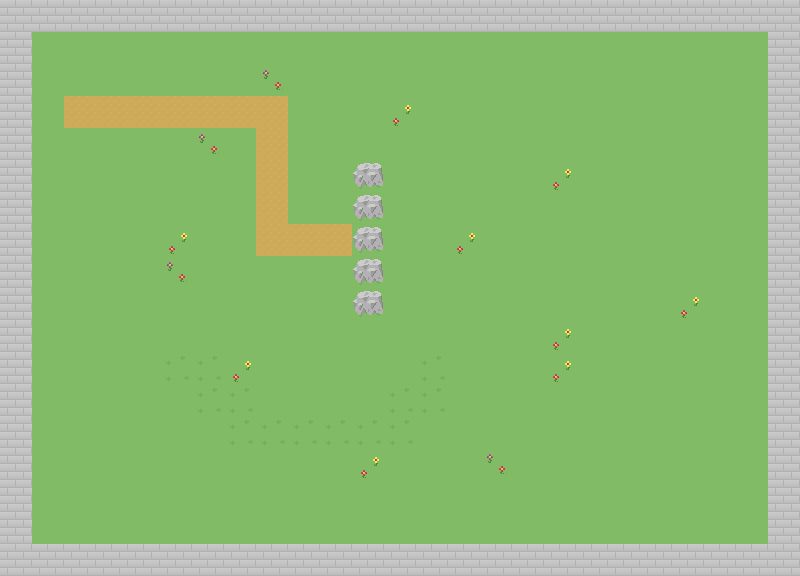

Tiled map render using the project's own tile images. Description and the map definition, with tile-layer contents summarised, below:
An orthogonal 25x18 tile map with 32x32 px tiles, 1 tile layer (Calque de Tile 1).

<map version="1.0" orientation="orthogonal" width="25" height="18" tilewidth="32" tileheight="32">
 <tileset firstgid="1" name="tileset32" tilewidth="32" tileheight="32">
  <image source="tileset32.png" trans="ff00ff" width="480" height="1216" />
  <tile id="10">
   <properties>
    <property name="blocked" value="true" />
   </properties>
  </tile>
  <tile id="274">
   <properties>
    <property name="blocked" value="true" />
   </properties>
  </tile>
 </tileset>
 <layer name="Calque de Tile 1" width="25" height="18">
  <data>[450 cells, 450 non-empty, 7 distinct tile ids]</data>
 </layer>
</map>
